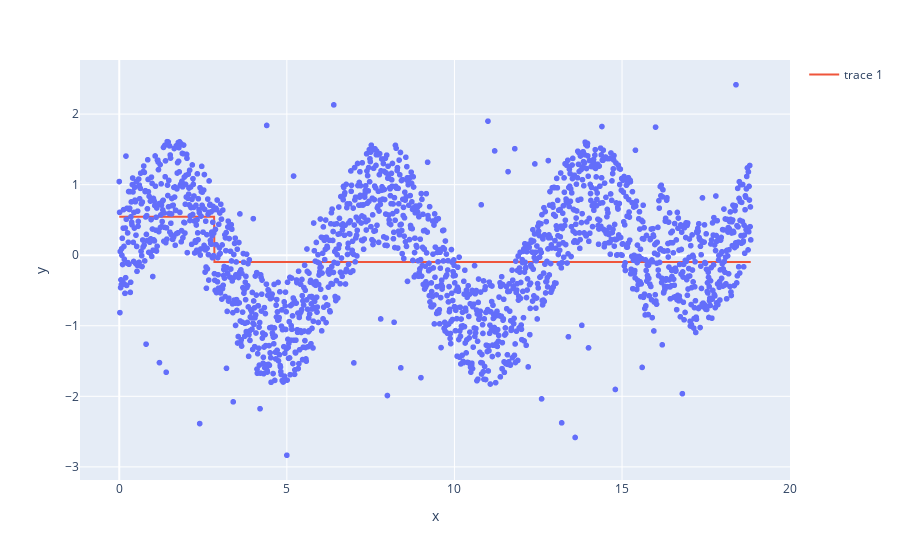

Here is the notebook cell this chart was saved with:
### Code cell
# визуализируем работу нового классификатора
fig = px.scatter(x=X.ravel(), y=y1)
y_hat = clf1.predict(X)
fig.add_trace(go.Scatter(x=X.ravel(), y=y_hat)).show()

### Figure 1 — Plotly figure (JSON) as saved in the notebook; plotly's stock layout.template omitted (floating-point values rounded to 4 significant figures; data arrays with more than 128 entries replaced by an {"elided": "..."} marker saying what was removed)
{"data": [{"hovertemplate": "x=%{x}<br>y=%{y}<extra></extra>", "legendgroup": "", "marker": {"color": "#636efa", "symbol": "circle"}, "mode": "markers", "name": "", "showlegend": false, "x": {"elided": "1885 float values"}, "xaxis": "x", "y": {"elided": "1885 float values"}, "yaxis": "y", "type": "scattergl"}, {"x": {"elided": "1885 float values"}, "y": {"elided": "1885 float values"}, "type": "scatter"}], "layout": {"xaxis": {"anchor": "y", "domain": [0.0, 1.0], "title": {"text": "x"}}, "yaxis": {"anchor": "x", "domain": [0.0, 1.0], "title": {"text": "y"}}, "legend": {"tracegroupgap": 0}, "margin": {"t": 60}}}
